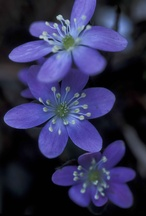
#> input picture graphics/sepia/flowers.jpg, 146 x 216 px, shrunk from 730 x 1081 before the run
$ python a.py
#> lines starting #> are read from the running program, lines starting #| are printed output that depends on the picture
# License: CC0
# https://puzzleandy.com

# pip install numpy
# pip install opencv-python

import math
import numpy as np
import cv2

def lerp(a, b, t):
	return (1 - t) * a + t * b

class ColStop:
	def __init__(self, loc, col):
		self.loc = loc
		self.col = col

class AlphaStop:
	def __init__(self, loc, alpha):
		self.loc = loc
		self.alpha = alpha

col_stops = [
	ColStop(0, np.array([0, 0, 0])),
	ColStop(0.5, np.array([134 / 255, 122 / 255, 101 / 255])),
	ColStop(1, np.array([1, 1, 1])),
]
col_mids = [0.5, 0.5]
alpha_stops = [
	AlphaStop(0, 1),
	AlphaStop(1, 1)
]
alpha_mids = [0.5]

loc = 0.25
def gradient_map_pixel(col_stops, col_mids, alpha_stops, alpha_mids, loc):
	col = None
	alpha = None

	if loc < col_stops[0].loc:
		col = col_stops[0].col
	elif loc > col_stops[-1].loc:
		col = col_stops[-1].col
	else:
		for i in range(0, len(col_stops)):
			if loc == col_stops[i].loc:
				col = col_stops[i].col
				break
		if col is None:
			for i in range(0, len(col_stops) - 1):
				if col_stops[i].loc < loc and loc < col_stops[i + 1].loc:
					t = (loc - col_stops[i].loc) / (col_stops[i + 1].loc - col_stops[i].loc)
					u = t**(math.log(0.5) / math.log(col_mids[i]))
					col = lerp(col_stops[i].col, col_stops[i + 1].col, u)
					break

	if loc < alpha_stops[0].loc:
		alpha = alpha_stops[0].alpha
	elif loc > alpha_stops[-1].loc:
		alpha = alpha_stops[-1].alpha
	else:
		for i in range(0, len(alpha_stops)):
				if loc == alpha_stops[i].loc:
					alpha = alpha_stops[i].alpha
					break
		if alpha is None:
			for i in range(0, len(alpha_stops) - 1):
				if alpha_stops[i].loc < loc and loc < alpha_stops[i + 1].loc:
					t = (loc - alpha_stops[i].loc) / (alpha_stops[i + 1].loc - alpha_stops[i].loc)
					u = t**(math.log(0.5) / math.log(alpha_mids[i]))
					alpha = lerp(alpha_stops[i].alpha, alpha_stops[i + 1].alpha, u)
					break
	return np.array([col[0], col[1], col[2], alpha])

def rgba2bgra(img):
	return cv2.cvtColor(img, cv2.COLOR_RGBA2BGRA)

def gradient_map(col_stops, col_mids, alpha_stops, alpha_mids, img):
	img_out_shape = (img.shape[0], img.shape[1], 4)
	img_out = np.empty(img_out_shape, dtype=img.dtype)
	for i in range(0, img.shape[0]):
		for j in range(0, img.shape[1]):
			loc = img[i, j] / 255
			col = gradient_map_pixel(col_stops, col_mids, alpha_stops, alpha_mids, loc)
			img_out[i, j] = col * 255
	img_out = rgba2bgra(img_out)
	return img_out

img_in = cv2.imread('flowers.jpg', cv2.IMREAD_GRAYSCALE)
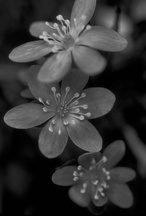
#> img_in: shape (216, 146); min 0, max 200, mean 52.5
img_out = gradient_map(col_stops, col_mids, alpha_stops, alpha_mids, img_in)
#> after the loop in gradient_map, `for i in range(0, img.shape[0]):`:
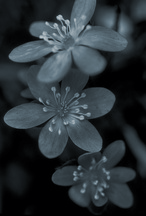
#> img_out: shape (216, 146, 4); mean of channels 0, 1, 2, 3 54.7, 49.7, 41.4, 255; drawn as B, G, R
cv2.imwrite('flowers_sepia.jpg', img_out)

img_in = cv2.imread('jellyfish.jpg', cv2.IMREAD_GRAYSCALE)
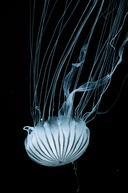
#> input picture graphics/sepia/jellyfish.jpg, 128 x 193 px, shrunk from 640 x 963 before the run
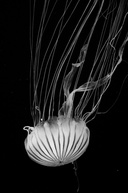
#> img_in: shape (193, 128); min 0, max 244, mean 27.7
img_out = gradient_map(col_stops, col_mids, alpha_stops, alpha_mids, img_in)
#> after the loop in gradient_map (call 2), `for i in range(0, img.shape[0]):`:
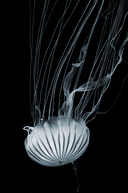
#> img_out: shape (193, 128, 4); mean of channels 0, 1, 2, 3 28.4, 26.4, 23.4, 255; drawn as B, G, R
cv2.imwrite('jellyfish_sepia.jpg', img_out)

img_in = cv2.imread('woman.jpg', cv2.IMREAD_GRAYSCALE)
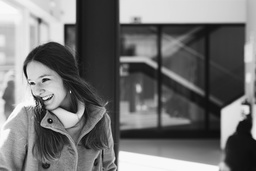
#> input picture graphics/sepia/woman.jpg, 256 x 171 px, shrunk from 1280 x 853 before the run
#> img_in is the input picture: shape (171, 256); min 6, max 254, mean 114.9
img_out = gradient_map(col_stops, col_mids, alpha_stops, alpha_mids, img_in)
#> after the loop in gradient_map (call 3), `for i in range(0, img.shape[0]):`:
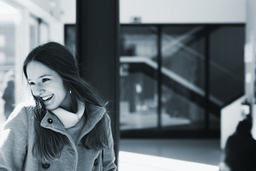
#> img_out: shape (171, 256, 4); mean of channels 0, 1, 2, 3 117.4, 111.8, 102.2, 255; drawn as B, G, R
cv2.imwrite('woman_sepia.jpg', img_out)
